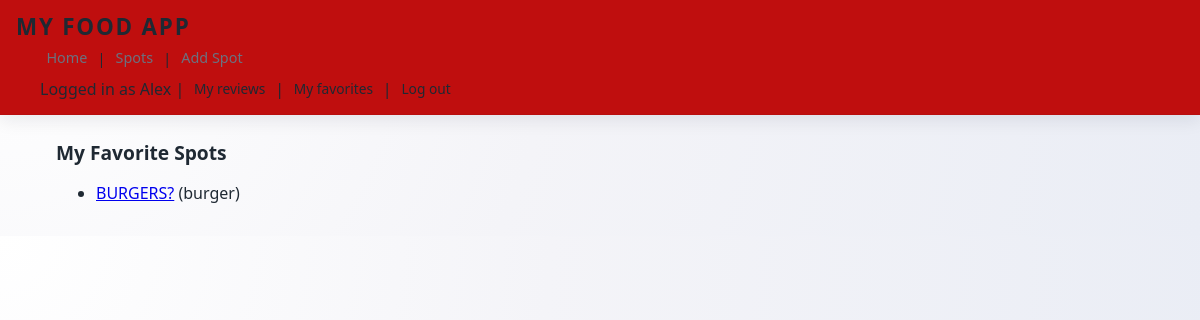
/favorites (signed in), run on an earlier commit of the app's database.
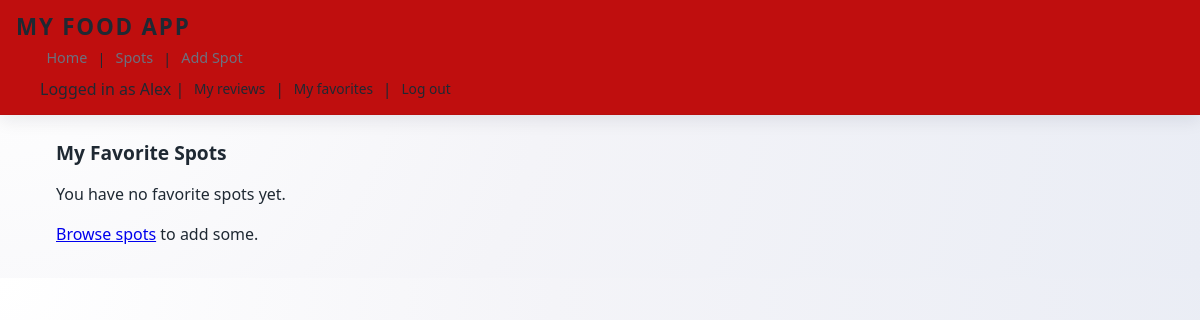
And on a later commit of the database.
### tables this page shows
CREATE TABLE spots (
    id INTEGER PRIMARY KEY AUTOINCREMENT,
    name TEXT NOT NULL,
    category TEXT,
    latitude REAL,
    longitude REAL
, late_night INTEGER DEFAULT 0, fine_dining INTEGER DEFAULT 0, health_conscious INTEGER DEFAULT 0, affordable INTEGER DEFAULT 0, sweet_treat INTEGER DEFAULT 0, close INTEGER DEFAULT 0);

### app.py (the view)
@app.route("/favorites")
def favorites():
    if not session.get("user_id"):
        return redirect(url_for("login"))
    db = get_db()
    spots = db.execute(
        """
        SELECT spots.id, spots.name, spots.category
        FROM favorites
        JOIN spots ON favorites.spot_id = spots.id
        WHERE favorites.user_id = ?
        ORDER BY spots.name
        """,
        (session["user_id"],)
    ).fetchall()
    db.close()
    return render_template("favorites.html", spots=spots)

### app.py (called while the page is built)
def get_db():
    connection = sqlite3.connect("spots.db")
    connection.row_factory = sqlite3.Row  # lets us use column names later
    return connection

### templates/favorites.html
{% extends "layout.html" %}
{% block content %}
<h2>My Favorite Spots</h2>
{% if spots %}
  <ul>
    {% for spot in spots %}
      <li>
        <a href="/spot/{{ spot['id'] }}">{{ spot["name"] }}</a>
        {% if spot["category"] %}
          ({{ spot["category"] }})
        {% endif %}
      </li>
    {% endfor %}
  </ul>
{% else %}
  <p>You have no favorite spots yet.</p>
  <p><a href="/spots">Browse spots</a> to add some.</p>
{% endif %}
{% endblock %}

What changed in the data, as far as the page shows it:
removed spots: name "BURGERS?", category "burger"
Also different on the page:
text now shown: "You have no favorite spots yet. Browse spots to add some."
